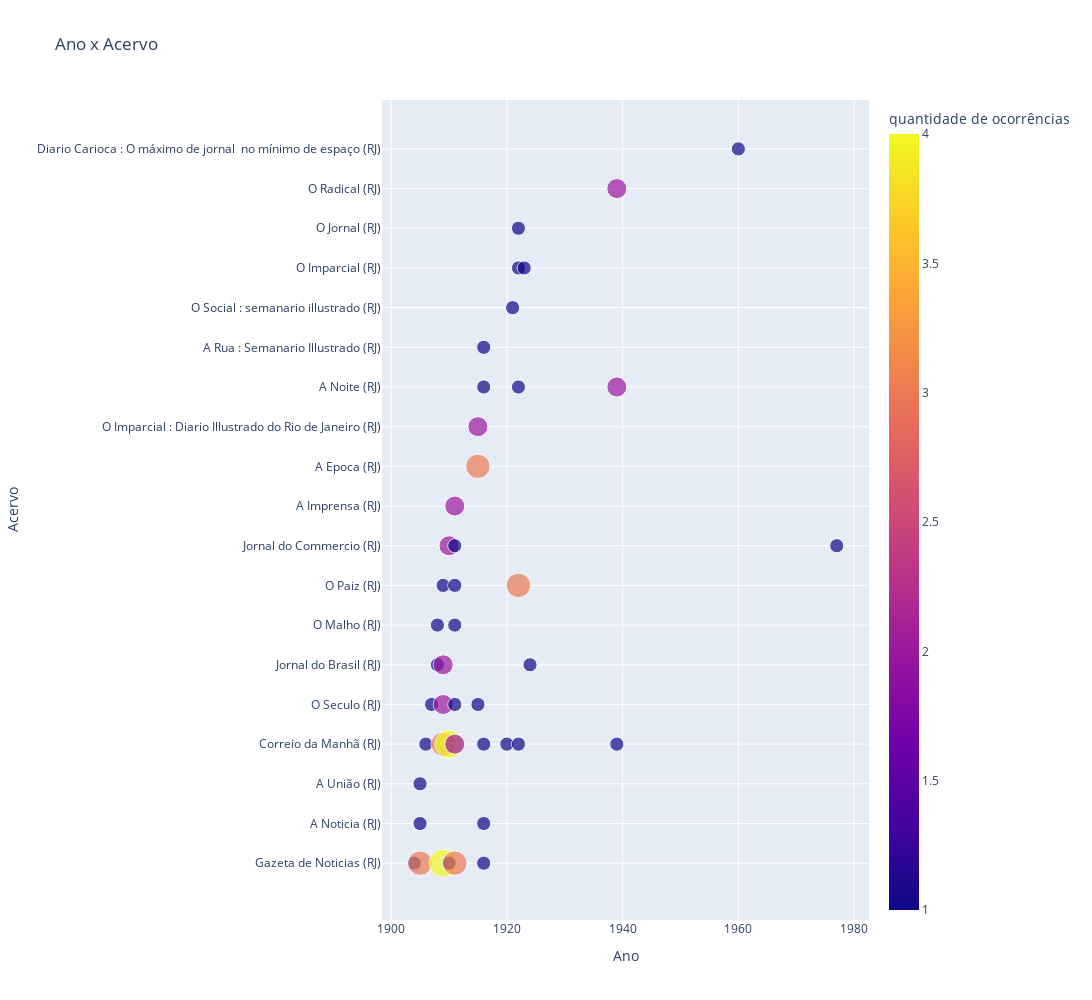

Notebook code cell kept with this figure:
### Markdown cell above
### Scatter plot com Plotly

### Code cell
fig = px.scatter(df_ano_acervo, x= 'Ano' , y='Acervo', color='quantidade de ocorrências', height=1000, width=1200,
                 title="Ano x Acervo",
                 size='quantidade de ocorrências',
                 )
fig.show()

### Figure 1 — Plotly figure (JSON) as saved in the notebook; plotly's stock layout.template omitted (floating-point values rounded to 4 significant figures)
{"data": [{"hovertemplate": "Ano=%{x}<br>Acervo=%{y}<br>quantidade de ocorrências=%{marker.color}<extra></extra>", "legendgroup": "", "marker": {"color": [1, 1, 1, 3, 1, 1, 1, 1, 2, 1, 4, 3, 2, 4, 1, 2, 1, 1, 1, 1, 2, 2, 3, 3, 2, 1, 1, 1, 1, 1, 1, 1, 1, 1, 1, 1, 1, 3, 1, 1, 2, 1, 2, 1, 1], "coloraxis": "coloraxis", "size": [1, 1, 1, 3, 1, 1, 1, 1, 2, 1, 4, 3, 2, 4, 1, 2, 1, 1, 1, 1, 2, 2, 3, 3, 2, 1, 1, 1, 1, 1, 1, 1, 1, 1, 1, 1, 1, 3, 1, 1, 2, 1, 2, 1, 1], "sizemode": "area", "sizeref": 0.01, "symbol": "circle"}, "mode": "markers", "name": "", "orientation": "h", "showlegend": false, "type": "scatter", "x": [1904, 1905, 1905, 1905, 1906, 1907, 1908, 1908, 1909, 1909, 1909, 1909, 1909, 1910, 1910, 1910, 1911, 1911, 1911, 1911, 1911, 1911, 1911, 1915, 1915, 1915, 1916, 1916, 1916, 1916, 1916, 1920, 1921, 1922, 1922, 1922, 1922, 1922, 1923, 1924, 1939, 1939, 1939, 1960, 1977], "xaxis": "x", "y": ["Gazeta de Noticias (RJ)", "A Noticia (RJ)", "A União (RJ)", "Gazeta de Noticias (RJ)", "Correio da Manhã (RJ)", "O Seculo (RJ)", "Jornal do Brasil (RJ)", "O Malho (RJ)", "O Seculo (RJ)", "O Paiz (RJ)", "Gazeta de Noticias (RJ)", "Correio da Manhã (RJ)", "Jornal do Brasil (RJ)", "Correio da Manhã (RJ)", "Gazeta de Noticias (RJ)", "Jornal do Commercio (RJ)", "O Malho (RJ)", "O Paiz (RJ)", "Jornal do Commercio (RJ)", "O Seculo (RJ)", "Correio da Manhã (RJ)", "A Imprensa (RJ)", "Gazeta de Noticias (RJ)", "A Epoca (RJ)", "O Imparcial : Diario Illustrado do Rio de Janeiro (RJ)", "O Seculo (RJ)", "A Noite (RJ)", "A Noticia (RJ)", "A Rua : Semanario Illustrado (RJ)", "Correio da Manhã (RJ)", "Gazeta de Noticias (RJ)", "Correio da Manhã (RJ)", "O Social : semanario illustrado (RJ)", "A Noite (RJ)", "Correio da Manhã (RJ)", "O Imparcial (RJ)", "O Jornal (RJ)", "O Paiz (RJ)", "O Imparcial (RJ)", "Jornal do Brasil (RJ)", "A Noite (RJ)", "Correio da Manhã (RJ)", "O Radical (RJ)", "Diario Carioca : O máximo de jornal  no mínimo de espaço (RJ)", "Jornal do Commercio (RJ)"], "yaxis": "y"}], "layout": {"coloraxis": {"colorbar": {"title": {"text": "quantidade de ocorrências"}}, "colorscale": [[0, "#0d0887"], [0.1111, "#46039f"], [0.2222, "#7201a8"], [0.3333, "#9c179e"], [0.4444, "#bd3786"], [0.5556, "#d8576b"], [0.6667, "#ed7953"], [0.7778, "#fb9f3a"], [0.8889, "#fdca26"], [1, "#f0f921"]]}, "height": 1000, "legend": {"itemsizing": "constant", "tracegroupgap": 0}, "title": {"text": "Ano x Acervo"}, "width": 1200, "xaxis": {"anchor": "y", "domain": [0, 1], "title": {"text": "Ano"}}, "yaxis": {"anchor": "x", "domain": [0, 1], "title": {"text": "Acervo"}}}}
